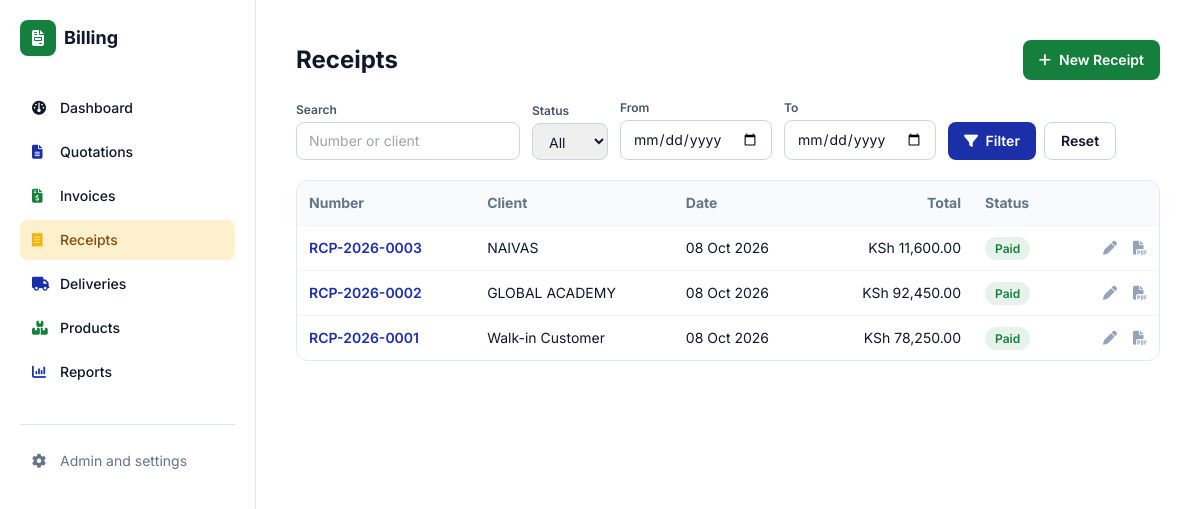
The page /list/receipt/ (signed in) on the database as committed earlier.
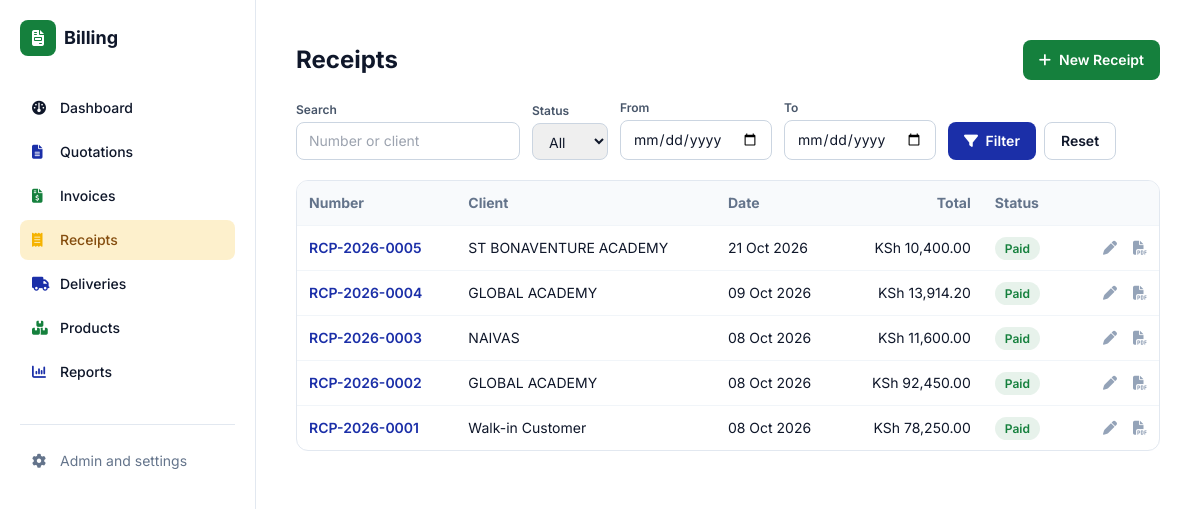
The same page on the database as committed later.
### documents/models.py (models this page shows, shortened)
class Document(models.Model):
    QUOTATION, INVOICE, RECEIPT = "quotation", "invoice", "receipt"
    TYPES = [(QUOTATION, "Quotation"), (INVOICE, "Invoice"), (RECEIPT, "Receipt")]
    PREFIX = {QUOTATION: "QUO", INVOICE: "INV", RECEIPT: "RCP"}
    STATUSES = [
        ("draft", "Draft"), ("sent", "Sent"), ("accepted", "Accepted"),
        ("paid", "Paid"), ("void", "Void"),
    ]
    PAYMENT_METHODS = [
        ("cash", "Cash"), ("mpesa", "M-Pesa"), ("bank", "Bank Transfer"), ("card", "Card"),
    ]
    VAT_MODES = [
        ("exclusive", "VAT exclusive (add VAT on top)"),
        ("inclusive", "VAT inclusive (prices include VAT)"),
        ("none", "No VAT"),
    ]
    doc_type = models.CharField(max_length=10, choices=TYPES)
    number = models.CharField(max_length=30, unique=True, editable=False)
    client = models.ForeignKey(Client, null=True, blank=True, on_delete=models.SET_NULL)
    client_name = models.CharField(max_length=150, blank=True, help_text="Walk-in name if no client")
    issue_date = models.DateField(default=timezone.localdate)
    due_date = models.DateField(null=True, blank=True)
    status = models.CharField(max_length=10, choices=STATUSES, default="draft")
    vat_mode = models.CharField(max_length=10, choices=VAT_MODES, default="exclusive")
    served_by = models.CharField(max_length=80, blank=True)
    discount = models.DecimalField(max_digits=12, decimal_places=2, default=0)
    payment_method = models.CharField(max_length=10, choices=PAYMENT_METHODS, blank=True)
    payment_reference = models.CharField(max_length=60, blank=True)
    notes = models.TextField(blank=True)
    terms = models.TextField(blank=True)
    buyer_pin = models.CharField("Buyer KRA PIN", max_length=20, blank=True)
    etims_invoice_no = models.CharField("eTIMS invoice no.", max_length=60, blank=True)
    etims_qr = models.CharField("eTIMS QR data or link", max_length=500, blank=True,
                                help_text="Paste the QR link or data KRA gives you for this invoice")
    share_token = models.CharField(max_length=32, unique=True, null=True, blank=True, editable=False)
    share_viewed_at = models.DateTimeField(null=True, blank=True, editable=False)
    business = models.JSONField(default=dict, blank=True, editable=False)
    source = models.ForeignKey("self", null=True, blank=True, on_delete=models.SET_NULL,
                               related_name="converted")
    created_at = models.DateTimeField(auto_now_add=True)
    class Meta:
        ordering = ["-created_at"]
    @property
    def display_client(self):
        return self.client.name if self.client else (self.client_name or "Walk-in Customer")
    @cached_property
    def biz(self):
        data = dict(self.business or {})
        if not data:
            p = BusinessProfile.get()
            data = p.snapshot() if p else {}
        for key in ("name", "tagline", "address", "phone", "email", "kra_pin",
                    "payment_details", "receipt_footer", "logo", "signature", "stamp"):
            data.setdefault(key, "")
        data.setdefault("vat_rate", "16.00")
        return SimpleNamespace(**data)
    @cached_property
    def vat_rate(self):
        return Decimal(str(self.biz.vat_rate))
    @property
    def items_total(self):
        return sum((i.line_total for i in self.items.all()), Decimal("0"))
    @property
    def gross(self):
        return max(self.items_total - self.discount, Decimal("0"))
    @property
    def vat_amount(self):
        if self.vat_mode == "exclusive":
            return (self.gross * self.vat_rate / 100).quantize(Decimal("0.01"))
        if self.vat_mode == "inclusive":
            return self.gross - self.net_amount
        return Decimal("0")
    @property
    def total(self):
        return self.gross + self.vat_amount if self.vat_mode == "exclusive" else self.gross
    @property
    def is_overdue(self):
        return bool(self.doc_type == self.INVOICE and self.due_date
                    and self.status == "sent" and self.due_date < timezone.localdate())
    @property
    def status_label(self):
        return "Overdue" if self.is_overdue else self.get_status_display()
    @property
    def status_style(self):
        return STATUS_STYLES["overdue" if self.is_overdue else self.status]

class DocumentItem(models.Model):
    document = models.ForeignKey(Document, related_name="items", on_delete=models.CASCADE)
    description = models.CharField(max_length=255)
    serial_numbers = models.TextField(blank=True, help_text="Optional, one per line")
    quantity = models.DecimalField(max_digits=10, decimal_places=2, default=1)
    unit_price = models.DecimalField(max_digits=12, decimal_places=2)
    product = models.ForeignKey("Product", null=True, blank=True, on_delete=models.SET_NULL,
                                related_name="sold_items")
    @property
    def line_total(self):
        return self.quantity * self.unit_price

class Client(models.Model):
    name = models.CharField(max_length=150)
    phone = models.CharField(max_length=50, blank=True)
    email = models.EmailField(blank=True)
    address = models.TextField(blank=True)
    kra_pin = models.CharField(max_length=30, blank=True)
    class Meta:
        ordering = ["name"]

### documents/views.py (the view)
# urls.py: path("list/<str:doc_type>/", views.document_list, name="list"),
@login_required
def document_list(request, doc_type):
    _check(doc_type)
    qs = (Document.objects.filter(doc_type=doc_type)
          .select_related("client").prefetch_related("items"))
    q = request.GET.get("q", "").strip()
    status = request.GET.get("status", "")
    d_from, d_to = request.GET.get("from", ""), request.GET.get("to", "")
    if q:
        qs = qs.filter(Q(number__icontains=q) | Q(client__name__icontains=q) | Q(client_name__icontains=q))
    if status == "overdue":
        qs = qs.filter(doc_type="invoice", status="sent", due_date__lt=timezone.localdate())
    elif status:
        qs = qs.filter(status=status)
    if _date(d_from):
        qs = qs.filter(issue_date__gte=_date(d_from))
    if _date(d_to):
        qs = qs.filter(issue_date__lte=_date(d_to))
    page_obj, page_range, querystring = paginate(request, qs)
    statuses = list(STATUS_CHOICES[doc_type]) + ([("overdue", "Overdue")] if doc_type == "invoice" else [])
    return render(request, "documents/document_list.html", {
        "docs": page_obj, "page_obj": page_obj, "page_range": page_range,
        "querystring": querystring, "meta": TYPE_META[doc_type], "doc_type": doc_type,
        "statuses": statuses, "f": {"q": q, "status": status, "from": d_from, "to": d_to}})

### documents/views.py (called while the page is built)
def _check(doc_type):
    if doc_type not in TYPE_META:
        raise Http404

def paginate(request, qs, per_page=PER_PAGE):
    paginator = Paginator(qs, per_page)
    page_obj = paginator.get_page(request.GET.get("page"))
    page_range = list(paginator.get_elided_page_range(page_obj.number, on_each_side=1, on_ends=1))
    params = request.GET.copy()
    params.pop("page", None)
    return page_obj, page_range, params.urlencode()

def _date(value):
    try:
        return parse_date(value) if value else None
    except ValueError:
        return None

### templates/documents/document_list.html (shortened to what this page needs)
{% extends "base.html" %}
{% block content %}
<div class="flex flex-col sm:flex-row sm:items-center sm:justify-between gap-3 mb-5">
  <h1 class="text-2xl font-bold">{{ meta.plural }}</h1>
  <a href="{% url 'documents:create' doc_type %}"
     class="inline-flex items-center justify-center gap-2 bg-brand-green hover:bg-green-800 text-white text-sm font-semibold px-4 py-2.5 rounded-lg w-full sm:w-auto">
    <i class="fa-solid fa-plus"></i> New {{ meta.label }}</a>
</div>
<form method="get" class="grid grid-cols-2 md:flex md:flex-wrap md:items-end gap-3 mb-5 text-sm">
  <div class="col-span-2 md:col-span-1">
    <label class="block text-xs font-semibold text-slate-600 mb-1">Search</label>
    <input name="q" value="{{ f.q }}" placeholder="Number or client" class="w-full md:w-56 rounded-lg border border-slate-300 px-3 py-2"></div>
  <div class="col-span-2 sm:col-span-1">
    <label class="block text-xs font-semibold text-slate-600 mb-1">Status</label>
    <select name="status" class="w-full rounded-lg border border-slate-300 px-3 py-2">
      <option value="">All</option>
    </select></div>
  <div><label class="block text-xs font-semibold text-slate-600 mb-1">From</label>
    <input type="date" name="from" value="{{ f.from }}" class="w-full rounded-lg border border-slate-300 px-3 py-2"></div>
  <div><label class="block text-xs font-semibold text-slate-600 mb-1">To</label>
    <input type="date" name="to" value="{{ f.to }}" class="w-full rounded-lg border border-slate-300 px-3 py-2"></div>
  <div class="col-span-2 md:col-span-1 flex gap-2">
    <button class="flex-1 md:flex-none bg-brand-blue text-white font-semibold px-4 py-2 rounded-lg"><i class="fa-solid fa-filter mr-1"></i> Filter</button>
    <a href="{% url 'documents:list' doc_type %}" class="flex-1 md:flex-none text-center px-4 py-2 rounded-lg border border-slate-300 font-semibold">Reset</a>
  </div>
</form>
{% include "documents/_table.html" %}
{% endblock %}

### templates/documents/_table.html (shortened to what this page needs)
<div class="hidden md:block rounded-xl border border-slate-200 overflow-x-auto">
  <table class="w-full text-sm">
    <thead class="bg-slate-50 text-left text-slate-500">
      <tr><th class="p-3">Number</th><th class="p-3">Client</th><th class="p-3">Date</th>
          <th class="p-3 text-right">Total</th><th class="p-3">Status</th><th class="p-3 w-24"></th></tr>
    </thead>
    <tbody>
      {% for d in docs %}
      <tr class="border-t border-slate-100 hover:bg-slate-50">
        <td class="p-3 font-semibold"><a class="text-brand-blue" href="{% url 'documents:detail' d.pk %}">{{ d.number }}</a></td>
        <td class="p-3">{{ d.display_client }}</td>
        <td class="p-3 whitespace-nowrap">{{ d.issue_date|date:"d M Y" }}</td>
        <td class="p-3 text-right whitespace-nowrap">KSh {{ d.total|floatformat:"2g" }}</td>
        <td class="p-3"><span class="px-2.5 py-1 rounded-full text-xs font-semibold {{ d.status_style }}">{{ d.status_label }}</span></td>
        <td class="p-3 text-right whitespace-nowrap text-slate-400">
          <a href="{% url 'documents:edit' d.pk %}" class="hover:text-brand-green mr-3" title="Edit"><i class="fa-solid fa-pen"></i></a>
          <a href="{% url 'documents:pdf' d.pk %}" target="_blank" class="hover:text-brand-blue" title="PDF"><i class="fa-solid fa-file-pdf"></i></a>
        </td>
      </tr>
      {% empty %}
      <tr><td colspan="6" class="p-8 text-center text-slate-400">Nothing matches.</td></tr>
      {% endfor %}
    </tbody>
  </table>
</div>

Rows that differ between the two databases and show on the page:
added Document: number "RCP-2026-0005", display_client "ST BONAVENTURE ACADEMY", issue_date "21 Oct 2026", total "10,400.00", status_label "Paid"
added Document: number "RCP-2026-0004", display_client "GLOBAL ACADEMY", issue_date "09 Oct 2026", total "13,914.20", status_label "Paid"
